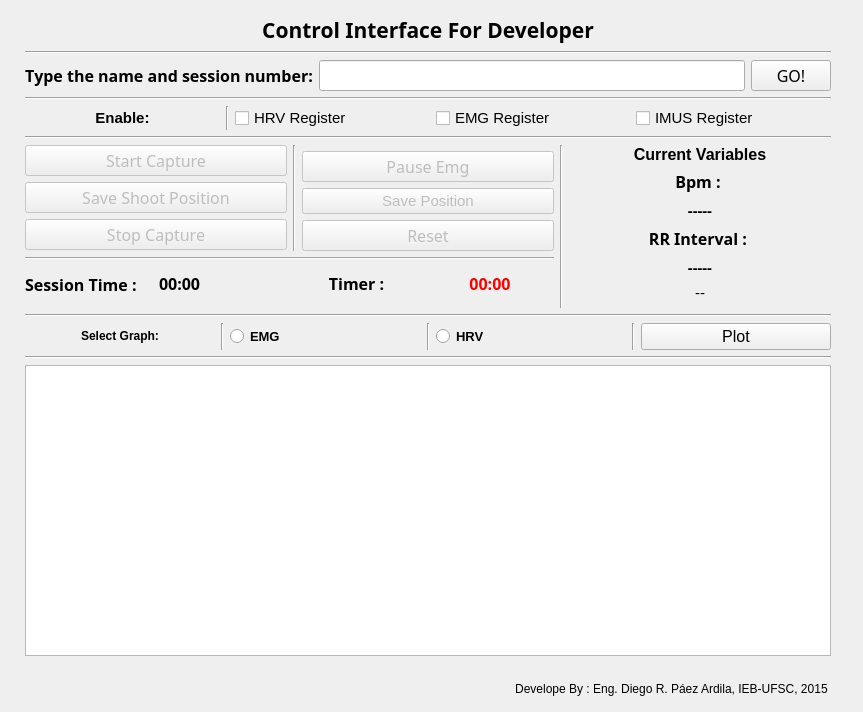
<?xml version="1.0" encoding="UTF-8"?>
<ui version="4.0">
 <class>MainWindow</class>
 <widget class="QMainWindow" name="MainWindow">
  <property name="geometry">
   <rect>
    <x>0</x>
    <y>0</y>
    <width>863</width>
    <height>712</height>
   </rect>
  </property>
  <property name="windowTitle">
   <string>MainWindow</string>
  </property>
  <property name="autoFillBackground">
   <bool>false</bool>
  </property>
  <widget class="QWidget" name="centralWidget">
   <widget class="QWidget" name="layoutWidget">
    <property name="geometry">
     <rect>
      <x>25</x>
      <y>15</y>
      <width>806</width>
      <height>681</height>
     </rect>
    </property>
    <layout class="QGridLayout" name="gridLayout_6">
     <item row="6" column="0" colspan="4">
      <widget class="Line" name="line_2">
       <property name="orientation">
        <enum>Qt::Horizontal</enum>
       </property>
      </widget>
     </item>
     <item row="2" column="2" rowspan="4">
      <widget class="Line" name="line_5">
       <property name="orientation">
        <enum>Qt::Vertical</enum>
       </property>
      </widget>
     </item>
     <item row="0" column="0" colspan="4">
      <layout class="QGridLayout" name="gridLayout_3">
       <item row="0" column="0">
        <widget class="QLabel" name="label">
         <property name="font">
          <font>
           <family>Mukti Narrow</family>
           <pointsize>16</pointsize>
           <weight>75</weight>
           <bold>true</bold>
          </font>
         </property>
         <property name="text">
          <string>Control Interface For Developer</string>
         </property>
         <property name="alignment">
          <set>Qt::AlignCenter</set>
         </property>
        </widget>
       </item>
       <item row="2" column="0">
        <widget class="Line" name="line">
         <property name="orientation">
          <enum>Qt::Horizontal</enum>
         </property>
        </widget>
       </item>
       <item row="1" column="0">
        <layout class="QGridLayout" name="gridLayout_2">
         <item row="1" column="1">
          <widget class="QLineEdit" name="Readtext">
           <property name="font">
            <font>
             <family>Abyssinica SIL</family>
             <pointsize>12</pointsize>
            </font>
           </property>
           <property name="alignment">
            <set>Qt::AlignCenter</set>
           </property>
          </widget>
         </item>
         <item row="1" column="2">
          <widget class="QPushButton" name="buttongo">
           <property name="font">
            <font>
             <family>Abyssinica SIL</family>
             <pointsize>12</pointsize>
            </font>
           </property>
           <property name="text">
            <string>GO!</string>
           </property>
          </widget>
         </item>
         <item row="1" column="0">
          <widget class="QLabel" name="label_4">
           <property name="font">
            <font>
             <family>Abyssinica SIL</family>
             <pointsize>12</pointsize>
            </font>
           </property>
           <property name="text">
            <string>&lt;html&gt;&lt;head/&gt;&lt;body&gt;&lt;p&gt;&lt;a name=&quot;result_box&quot;/&gt;&lt;span style=&quot; font-weight:600;&quot;&gt;T&lt;/span&gt;&lt;span style=&quot; font-weight:600;&quot;&gt;ype the name and session number:&lt;/span&gt;&lt;/p&gt;&lt;/body&gt;&lt;/html&gt;</string>
           </property>
          </widget>
         </item>
         <item row="0" column="0" colspan="3">
          <widget class="Line" name="line_10">
           <property name="orientation">
            <enum>Qt::Horizontal</enum>
           </property>
          </widget>
         </item>
        </layout>
       </item>
      </layout>
     </item>
     <item row="3" column="0" colspan="2">
      <widget class="Line" name="line_3">
       <property name="orientation">
        <enum>Qt::Horizontal</enum>
       </property>
      </widget>
     </item>
     <item row="1" column="0" colspan="4">
      <layout class="QGridLayout" name="gridLayout_5">
       <item row="1" column="0" colspan="5">
        <widget class="Line" name="line_4">
         <property name="orientation">
          <enum>Qt::Horizontal</enum>
         </property>
        </widget>
       </item>
       <item row="0" column="2">
        <widget class="QCheckBox" name="activarVFC">
         <property name="font">
          <font>
           <pointsize>11</pointsize>
          </font>
         </property>
         <property name="text">
          <string>HRV Register</string>
         </property>
        </widget>
       </item>
       <item row="0" column="4">
        <widget class="QCheckBox" name="activarIMUS">
         <property name="font">
          <font>
           <pointsize>11</pointsize>
          </font>
         </property>
         <property name="text">
          <string>IMUS Register</string>
         </property>
        </widget>
       </item>
       <item row="0" column="0">
        <widget class="QLabel" name="label_11">
         <property name="font">
          <font>
           <pointsize>11</pointsize>
           <weight>75</weight>
           <bold>true</bold>
          </font>
         </property>
         <property name="text">
          <string>Enable:</string>
         </property>
         <property name="alignment">
          <set>Qt::AlignCenter</set>
         </property>
        </widget>
       </item>
       <item row="0" column="3">
        <widget class="QCheckBox" name="activarEMG">
         <property name="font">
          <font>
           <pointsize>11</pointsize>
          </font>
         </property>
         <property name="text">
          <string>EMG Register</string>
         </property>
        </widget>
       </item>
       <item row="0" column="1">
        <widget class="Line" name="line_9">
         <property name="orientation">
          <enum>Qt::Vertical</enum>
         </property>
        </widget>
       </item>
      </layout>
     </item>
     <item row="2" column="0">
      <layout class="QVBoxLayout" name="verticalLayout">
       <item>
        <widget class="QPushButton" name="ButtonStart">
         <property name="enabled">
          <bool>false</bool>
         </property>
         <property name="font">
          <font>
           <family>Abyssinica SIL</family>
           <pointsize>12</pointsize>
          </font>
         </property>
         <property name="text">
          <string>Start Capture</string>
         </property>
        </widget>
       </item>
       <item>
        <widget class="QPushButton" name="ButtonTrigeron">
         <property name="enabled">
          <bool>false</bool>
         </property>
         <property name="font">
          <font>
           <family>Abyssinica SIL</family>
           <pointsize>12</pointsize>
          </font>
         </property>
         <property name="text">
          <string>Save Shoot Position</string>
         </property>
        </widget>
       </item>
       <item>
        <widget class="QPushButton" name="ButtonStop">
         <property name="enabled">
          <bool>false</bool>
         </property>
         <property name="font">
          <font>
           <family>Abyssinica SIL</family>
           <pointsize>12</pointsize>
          </font>
         </property>
         <property name="text">
          <string>Stop Capture</string>
         </property>
        </widget>
       </item>
      </layout>
     </item>
     <item row="2" column="1">
      <layout class="QGridLayout" name="gridLayout_4">
       <item row="3" column="1">
        <widget class="QPushButton" name="resetButton">
         <property name="enabled">
          <bool>false</bool>
         </property>
         <property name="font">
          <font>
           <family>Abyssinica SIL</family>
           <pointsize>12</pointsize>
          </font>
         </property>
         <property name="text">
          <string>Reset</string>
         </property>
        </widget>
       </item>
       <item row="1" column="1">
        <widget class="QPushButton" name="pauseEmgButton">
         <property name="enabled">
          <bool>false</bool>
         </property>
         <property name="font">
          <font>
           <family>Abyssinica SIL</family>
           <pointsize>12</pointsize>
          </font>
         </property>
         <property name="text">
          <string>Pause Emg</string>
         </property>
        </widget>
       </item>
       <item row="0" column="0" rowspan="4">
        <widget class="Line" name="line_11">
         <property name="orientation">
          <enum>Qt::Vertical</enum>
         </property>
        </widget>
       </item>
       <item row="2" column="1">
        <widget class="QPushButton" name="savePositionButton">
         <property name="enabled">
          <bool>false</bool>
         </property>
         <property name="font">
          <font>
           <pointsize>11</pointsize>
          </font>
         </property>
         <property name="text">
          <string>Save Position</string>
         </property>
        </widget>
       </item>
      </layout>
     </item>
     <item row="2" column="3" rowspan="3">
      <layout class="QGridLayout" name="gridLayout">
       <item row="0" column="0">
        <widget class="QLabel" name="label_6">
         <property name="font">
          <font>
           <pointsize>12</pointsize>
          </font>
         </property>
         <property name="text">
          <string>&lt;html&gt;&lt;head/&gt;&lt;body&gt;&lt;p&gt;&lt;a name=&quot;result_box&quot;/&gt;&lt;span style=&quot; font-weight:600;&quot;&gt;C&lt;/span&gt;&lt;span style=&quot; font-weight:600;&quot;&gt;urrent&lt;/span&gt;&lt;span style=&quot; font-weight:600;&quot;&gt; Variables&lt;/span&gt;&lt;/p&gt;&lt;/body&gt;&lt;/html&gt;</string>
         </property>
         <property name="alignment">
          <set>Qt::AlignCenter</set>
         </property>
        </widget>
       </item>
       <item row="3" column="0">
        <widget class="QLabel" name="label_3">
         <property name="font">
          <font>
           <family>Abyssinica SIL</family>
           <pointsize>12</pointsize>
          </font>
         </property>
         <property name="text">
          <string>&lt;html&gt;&lt;head/&gt;&lt;body&gt;&lt;p&gt;&lt;span style=&quot; font-weight:600;&quot;&gt;RR Interval : &lt;/span&gt;&lt;/p&gt;&lt;/body&gt;&lt;/html&gt;</string>
         </property>
         <property name="alignment">
          <set>Qt::AlignCenter</set>
         </property>
        </widget>
       </item>
       <item row="1" column="0">
        <widget class="QLabel" name="label_2">
         <property name="font">
          <font>
           <family>Abyssinica SIL</family>
           <pointsize>12</pointsize>
          </font>
         </property>
         <property name="text">
          <string>&lt;html&gt;&lt;head/&gt;&lt;body&gt;&lt;p&gt;&lt;span style=&quot; font-weight:600;&quot;&gt;Bpm : &lt;/span&gt;&lt;/p&gt;&lt;/body&gt;&lt;/html&gt;</string>
         </property>
         <property name="alignment">
          <set>Qt::AlignCenter</set>
         </property>
        </widget>
       </item>
       <item row="5" column="0">
        <widget class="QLabel" name="arduinoLabel">
         <property name="font">
          <font>
           <pointsize>11</pointsize>
          </font>
         </property>
         <property name="text">
          <string>--</string>
         </property>
         <property name="alignment">
          <set>Qt::AlignCenter</set>
         </property>
        </widget>
       </item>
       <item row="2" column="0">
        <widget class="QLabel" name="labelbpsout">
         <property name="font">
          <font>
           <family>Abyssinica SIL</family>
           <pointsize>12</pointsize>
          </font>
         </property>
         <property name="text">
          <string>&lt;html&gt;&lt;head/&gt;&lt;body&gt;&lt;p&gt;&lt;span style=&quot; font-size:11pt; font-weight:600;&quot;&gt;-----&lt;/span&gt;&lt;/p&gt;&lt;/body&gt;&lt;/html&gt;</string>
         </property>
         <property name="alignment">
          <set>Qt::AlignCenter</set>
         </property>
        </widget>
       </item>
       <item row="4" column="0">
        <widget class="QLabel" name="labelintervaloRR">
         <property name="font">
          <font>
           <family>Abyssinica SIL</family>
           <pointsize>12</pointsize>
          </font>
         </property>
         <property name="text">
          <string>&lt;html&gt;&lt;head/&gt;&lt;body&gt;&lt;p&gt;&lt;span style=&quot; font-size:11pt; font-weight:600;&quot;&gt;-----&lt;/span&gt;&lt;/p&gt;&lt;/body&gt;&lt;/html&gt;</string>
         </property>
         <property name="alignment">
          <set>Qt::AlignCenter</set>
         </property>
        </widget>
       </item>
      </layout>
     </item>
     <item row="4" column="0" colspan="2">
      <layout class="QHBoxLayout" name="horizontalLayout">
       <item>
        <widget class="QLabel" name="label_8">
         <property name="font">
          <font>
           <family>Abyssinica SIL</family>
           <pointsize>12</pointsize>
           <weight>75</weight>
           <bold>true</bold>
          </font>
         </property>
         <property name="text">
          <string>Session Time :</string>
         </property>
        </widget>
       </item>
       <item>
        <widget class="QLabel" name="tempoProvaout">
         <property name="font">
          <font>
           <family>Abyssinica SIL</family>
           <pointsize>9</pointsize>
           <weight>75</weight>
           <bold>true</bold>
          </font>
         </property>
         <property name="text">
          <string>&lt;html&gt;&lt;head/&gt;&lt;body&gt;&lt;p&gt;&lt;span style=&quot; font-size:12pt;&quot;&gt;00:00&lt;/span&gt;&lt;/p&gt;&lt;/body&gt;&lt;/html&gt;</string>
         </property>
        </widget>
       </item>
       <item>
        <widget class="QLabel" name="label_7">
         <property name="font">
          <font>
           <family>Abyssinica SIL</family>
           <pointsize>12</pointsize>
           <weight>75</weight>
           <bold>true</bold>
          </font>
         </property>
         <property name="text">
          <string>&lt;html&gt;&lt;head/&gt;&lt;body&gt;&lt;p align=&quot;center&quot;&gt;Timer :&lt;/p&gt;&lt;/body&gt;&lt;/html&gt;</string>
         </property>
        </widget>
       </item>
       <item>
        <widget class="QLabel" name="relojout">
         <property name="font">
          <font>
           <family>Abyssinica SIL</family>
           <pointsize>12</pointsize>
           <weight>75</weight>
           <bold>true</bold>
          </font>
         </property>
         <property name="text">
          <string>&lt;html&gt;&lt;head/&gt;&lt;body&gt;&lt;p&gt;&lt;span style=&quot; font-size:12pt; color:#ff0000;&quot;&gt;00:00&lt;/span&gt;&lt;/p&gt;&lt;/body&gt;&lt;/html&gt;</string>
         </property>
         <property name="alignment">
          <set>Qt::AlignCenter</set>
         </property>
        </widget>
       </item>
      </layout>
     </item>
     <item row="7" column="0" colspan="4">
      <layout class="QVBoxLayout" name="verticalLayout_3">
       <item>
        <layout class="QVBoxLayout" name="verticalLayout_2">
         <item>
          <layout class="QHBoxLayout" name="horizontalLayout_3">
           <item>
            <widget class="QLabel" name="label_10">
             <property name="text">
              <string>&lt;html&gt;&lt;head/&gt;&lt;body&gt;&lt;p&gt;&lt;a name=&quot;result_box&quot;/&gt;&lt;span style=&quot; font-weight:600;&quot;&gt;S&lt;/span&gt;&lt;span style=&quot; font-weight:600;&quot;&gt;elect Graph:&lt;/span&gt;&lt;/p&gt;&lt;/body&gt;&lt;/html&gt;</string>
             </property>
             <property name="alignment">
              <set>Qt::AlignCenter</set>
             </property>
            </widget>
           </item>
           <item>
            <widget class="Line" name="line_8">
             <property name="orientation">
              <enum>Qt::Vertical</enum>
             </property>
            </widget>
           </item>
           <item>
            <widget class="QRadioButton" name="plotEMG">
             <property name="font">
              <font>
               <pointsize>10</pointsize>
               <weight>75</weight>
               <bold>true</bold>
              </font>
             </property>
             <property name="text">
              <string>EMG</string>
             </property>
            </widget>
           </item>
           <item>
            <widget class="Line" name="line_6">
             <property name="orientation">
              <enum>Qt::Vertical</enum>
             </property>
            </widget>
           </item>
           <item>
            <widget class="QRadioButton" name="plotVFC">
             <property name="font">
              <font>
               <pointsize>10</pointsize>
               <weight>75</weight>
               <bold>true</bold>
              </font>
             </property>
             <property name="text">
              <string>HRV</string>
             </property>
            </widget>
           </item>
           <item>
            <widget class="Line" name="line_7">
             <property name="orientation">
              <enum>Qt::Vertical</enum>
             </property>
            </widget>
           </item>
           <item>
            <widget class="QPushButton" name="plotButton">
             <property name="font">
              <font>
               <pointsize>12</pointsize>
               <weight>50</weight>
               <bold>false</bold>
              </font>
             </property>
             <property name="text">
              <string>Plot</string>
             </property>
            </widget>
           </item>
          </layout>
         </item>
         <item>
          <widget class="Line" name="line_12">
           <property name="orientation">
            <enum>Qt::Horizontal</enum>
           </property>
          </widget>
         </item>
         <item>
          <widget class="PlotWidget" name="plot"/>
         </item>
         <item>
          <spacer name="horizontalSpacer">
           <property name="orientation">
            <enum>Qt::Horizontal</enum>
           </property>
           <property name="sizeHint" stdset="0">
            <size>
             <width>40</width>
             <height>20</height>
            </size>
           </property>
          </spacer>
         </item>
         <item>
          <widget class="QLabel" name="label_5">
           <property name="text">
            <string>Develope By : Eng. Diego R. Páez Ardila, IEB-UFSC, 2015 </string>
           </property>
           <property name="alignment">
            <set>Qt::AlignRight|Qt::AlignTrailing|Qt::AlignVCenter</set>
           </property>
          </widget>
         </item>
        </layout>
       </item>
      </layout>
     </item>
    </layout>
   </widget>
  </widget>
 </widget>
 <customwidgets>
  <customwidget>
   <class>PlotWidget</class>
   <extends>QGraphicsView</extends>
   <header>pyqtgraph</header>
  </customwidget>
 </customwidgets>
 <resources/>
 <connections/>
</ui>
